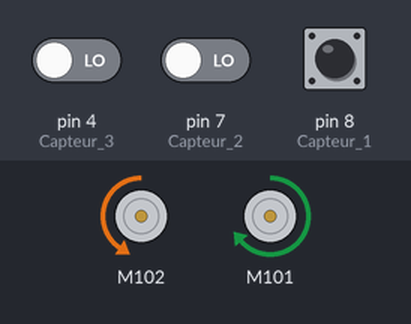
The sketch below on a simulated Arduino Uno, built with avr-gcc and run on an emulated ATmega328P. Shown: 2 × DC motor (green arrow = forward, orange = backward, longer = faster). The test bench sets the inputs (shaded band); at power-on: pin 7 (Capteur_2) LOW, pin 4 (Capteur_3) LOW, pin 8 (Capteur_1) HIGH. What the sketch prints to the serial monitor is not drawn.

Above: at 1.2 s.
1.3 s: pin 7 (Capteur_2) driven HIGH
At 2.3 s:
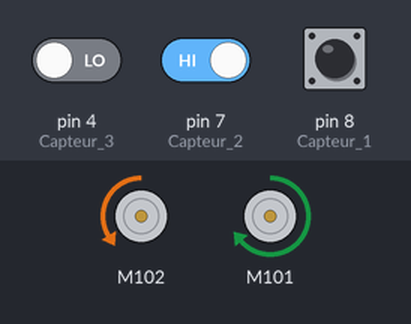
2.8 s: pin 7 (Capteur_2) driven LOW
At 3.4 s:
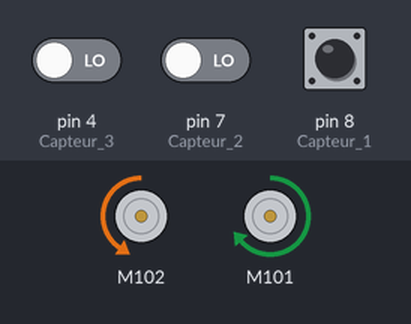
Timing chart, 0 to 5.8 s (numbered marks = the images above; inputs shaded):
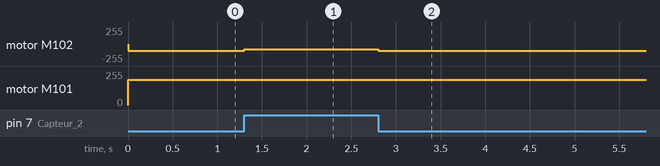

Measured:
- after the input at 1.3 s, motor M102: backward 102/255 → backward 76/255 at once
- after the input at 2.8 s, motor M102: backward 76/255 → backward 102/255 at once

The sketch:

Code_Robot.ino
```cpp
// (licence header left out)
#include "Grove_I2C_Motor_Driver.h"

//- Constantes -//
#define I2C_ADDRESS 0x0f
#define CAPTEUR_DROITE 8
#define CAPTEUR_MILIEU_D 7
#define CAPTEUR_MILIEU_G 4
#define CAPTEUR_GAUCHE 6

int Capteur_1 = CAPTEUR_DROITE; //droite
int Capteur_2 = CAPTEUR_MILIEU_D; //milieu droite
int Capteur_3 = CAPTEUR_MILIEU_G; //milieu gauche
int Capteur_4 = CAPTEUR_GAUCHE; //gauche


void setup() {

  //Initialisations
  pinMode(Capteur_1, INPUT);
  pinMode(Capteur_2, INPUT);
  pinMode(Capteur_3, INPUT);
  pinMode(Capteur_4, INPUT);

  Motor.begin(I2C_ADDRESS);

  Serial.begin(9600);
  Serial.println("ICI");
}


  // **************************** Fonction principale *****************************//
  //                    Verifie l'état des différents capteurs et                  //
  //                         déplace le vehicule en fonction                       //
  // ******************************************************************************//


void loop() {

//Léger decalage vers la droite
  if (digitalRead(Capteur_2) == HIGH){
    decalerDroite();
  }

//Léger decalage vers la gauche
  else if(digitalRead(Capteur_3) == HIGH){
    decalerGauche();
  }

//Continuer tout droit
  else if(digitalRead(Capteur_1) == LOW && digitalRead(Capteur_2) == LOW && digitalRead(Capteur_3) == LOW && digitalRead(Capteur_4 ) == LOW){
    continuer();
  }


//Tourner à droite
 else if (digitalRead(Capteur_1) == HIGH || digitalRead(Capteur_1) == HIGH && digitalRead(Capteur_2) == HIGH || digitalRead(Capteur_1) == HIGH && digitalRead(Capteur_2) == HIGH && digitalRead(Capteur_3) == HIGH){
      tournerDroite();
 }


//Tourner à gauche
 else if (digitalRead(Capteur_4) == HIGH || digitalRead(Capteur_4) == HIGH && digitalRead(Capteur_3) == HIGH || digitalRead(Capteur_4) == HIGH && digitalRead(Capteur_3) == HIGH && digitalRead(Capteur_2) == HIGH) {

    tournerGauche();
  }
}


  // ***************************** Fonctions de déplacements ****************************** //
  //              - continuer()         - tournerGauche()         - tournerDroite()         //
  //              - arreter()           - decalerGauche()         - decalerDroite()         //
  //                                                                                        //
  // ************************************************************************************** //


void continuer() {
  Motor.speed(MOTOR2, 60);
  Motor.speed(MOTOR1, 60);
}


void tournerDroite() {
  Motor.speed(MOTOR2, -40);
  Motor.speed(MOTOR1,75);
  delay(150);
  while(digitalRead(Capteur_1) == LOW){
    Motor.speed(MOTOR2, -40);
    Motor.speed(MOTOR1,75);
  }
  while(digitalRead(Capteur_2) == LOW){
    Motor.speed(MOTOR2, -40);
    Motor.speed(MOTOR1,75);}
}

void tournerGauche() {
  Motor.speed(MOTOR2, 75);
  Motor.speed(MOTOR1,-40);
  delay(150);
  while(digitalRead(Capteur_4) == LOW) {
     Motor.speed(MOTOR2, 75);
     Motor.speed(MOTOR1,-40);
  }
  while(digitalRead(Capteur_3) == LOW) {
     Motor.speed(MOTOR2, 75);
     Motor.speed(MOTOR1,-40);}
}

void decalerGauche() {
   Motor.speed(MOTOR2, 75);
    Motor.speed(MOTOR1, -30);
}

void decalerDroite() {
  Motor.speed(MOTOR2, -30);
    Motor.speed(MOTOR1, 75);
}


void arreter() {
  Motor.stop(MOTOR1);
  Motor.stop(MOTOR2);
  exit(0);
}


/*
 * int alea=random(-1,2);

  void intersection(int alea) {
  if (alea) {
    tournerDroite(true);
  }
  else {
    tournerGauche(true);
  }
}
 */
```
